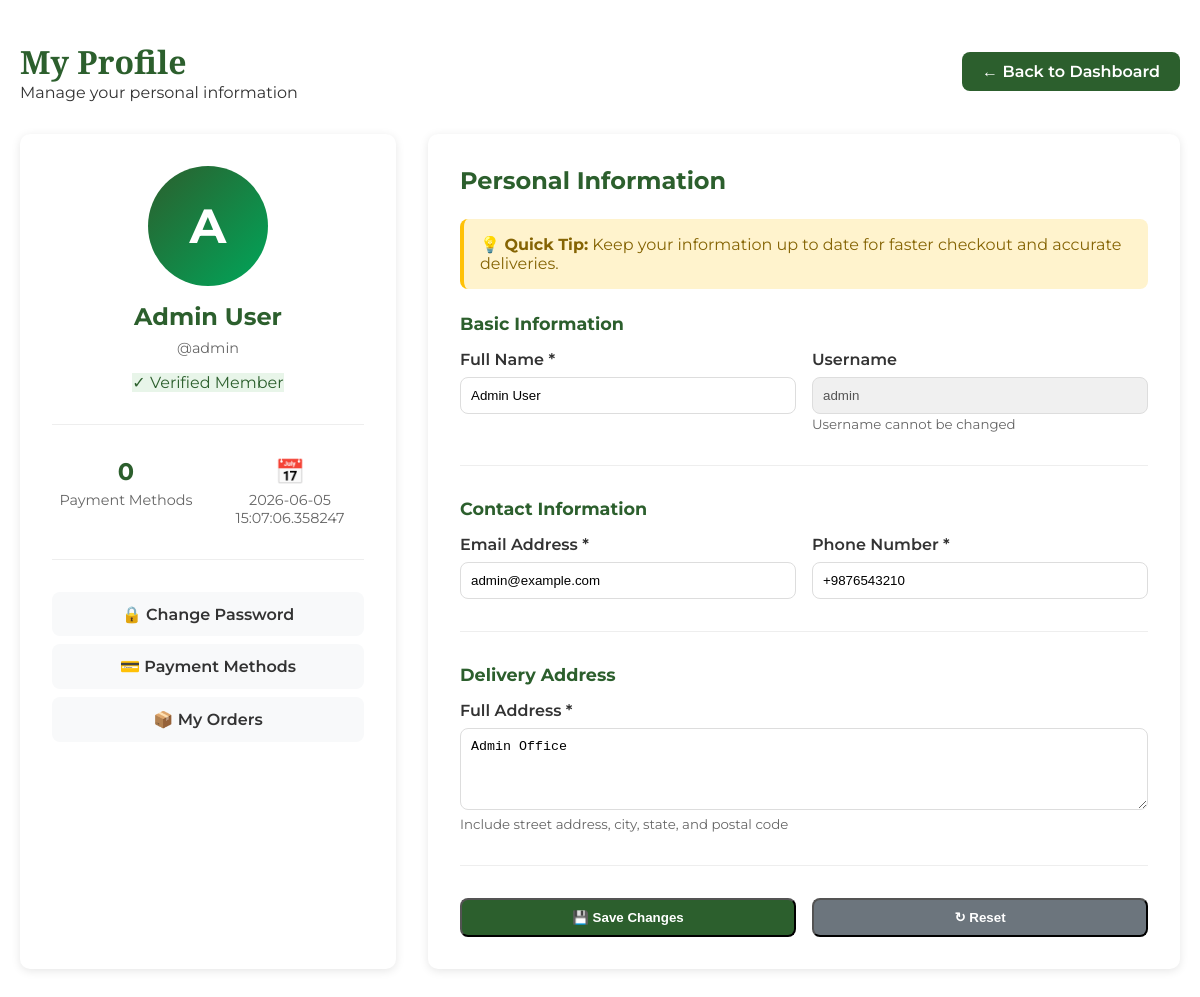
Screenshot of /profile (signed in) with the database file from the repository.
### index.py (models this page shows, shortened)
class User(db.Model):
    __tablename__ = 'users'
    id = db.Column(db.Integer, primary_key=True)
    username = db.Column(db.String(80), unique=True, nullable=False)
    email = db.Column(db.String(120), unique=True, nullable=False)
    password = db.Column(db.String(200), nullable=False)
    full_name = db.Column(db.String(100), nullable=False)
    phone = db.Column(db.String(20), nullable=False)
    address = db.Column(db.Text, nullable=False)
    created_at = db.Column(db.DateTime, default=datetime.utcnow)
    orders = db.relationship('Order', backref='user', lazy=True)
    payment_methods = db.relationship('PaymentMethod', backref='user', lazy=True)

### index.py (the view, shortened to what this page needs)
@app.route('/profile', methods=['GET', 'POST'])
def user_profile():
    if not session.get('user_logged_in'):
        flash('Please log in to access your profile.', 'error')
        return redirect(url_for('user_login'))
    user_id = session.get('user_id')
    user = User.query.get(user_id)
    if not user:
        flash('User not found.', 'error')
        return redirect(url_for('user_login'))
    return render_template('user_profile.html', user=user)

### index.py (called while the page is built)
@app.context_processor
def inject_datetime():
    return dict(datetime=datetime, timedelta=timedelta)

@app.context_processor
def inject_user():
    user = None
    if session.get('user_logged_in'):
        user_id = session.get('user_id')
        if user_id:
            user = User.query.get(user_id)
    return dict(user=user)

### templates/user_profile.html (shortened to what this page needs)
<!DOCTYPE html>
<html lang="en">
<head>
<link rel="stylesheet" href="https://cdnjs.cloudflare.com/ajax/libs/font-awesome/6.4.0/css/all.min.css">
</head>
<body>
<div class="container">
    <div class="profile-header">
        <div>
            <h1>My Profile</h1>
            <p>Manage your personal information</p>
        </div>
        <a href="{{ url_for('user_dashboard') }}" class="btn">← Back to Dashboard</a>
    </div>
    <div class="profile-container">
        <div class="profile-sidebar">
            <div class="profile-avatar">
                {{ user.full_name[0].upper() }}
            </div>
            <div class="profile-info">
                <h2>{{ user.full_name }}</h2>
                <p class="username">@{{ user.username }}</p>
                <span class="badge" style="background: #e8f5e9; color: #2c5f2d;">✓ Verified Member</span>
            </div>
            <div class="profile-stats">
                <div class="stat">
                    <div class="value">{{ user.payment_methods|length if user.payment_methods else 0 }}</div>
                    <div class="label">Payment Methods</div>
                </div>
                <div class="stat">
                    <div class="value">📅</div>
                    <div class="label">{{ user.created_at }}</div>
                </div>
            </div>
            <div class="profile-actions">
                <a href="{{ url_for('change_password') }}">🔒 Change Password</a>
                <a href="{{ url_for('payment_methods') }}">💳 Payment Methods</a>
                <a href="{{ url_for('my_orders') }}">📦 My Orders</a>
            </div>
        </div>
        <div class="profile-form">
            <h2>Personal Information</h2>
            <div class="save-notice">
                <strong>💡 Quick Tip:</strong> Keep your information up to date for faster checkout and accurate deliveries.
            </div>
            <form method="POST">
                <div class="form-section">
                    <h3>Basic Information</h3>
                    <div class="form-grid">
                        <div class="form-group">
                            <label>Full Name *</label>
                            <input type="text" name="full_name" value="{{ user.full_name }}" required>
                        </div>
                        <div class="form-group">
                            <label>Username</label>
                            <input type="text" value="{{ user.username }}" disabled style="background: #f0f0f0; cursor: not-allowed;">
                            <small style="color: #666;">Username cannot be changed</small>
                        </div>
                    </div>
                </div>
                <div class="form-section">
                    <h3>Contact Information</h3>
                    <div class="form-grid">
                        <div class="form-group">
                            <label>Email Address *</label>
                            <input type="email" name="email" value="{{ user.email }}" required>
                        </div>
                        <div class="form-group">
                            <label>Phone Number *</label>
                            <input type="tel" name="phone" value="{{ user.phone }}" required>
                        </div>
                    </div>
                </div>
                <div class="form-section">
                    <h3>Delivery Address</h3>
                    <div class="form-group">
                        <label>Full Address *</label>
                        <textarea name="address" rows="4" required>{{ user.address }}</textarea>
                        <small style="color: #666;">Include street address, city, state, and postal code</small>
                    </div>
                </div>
                <div style="display: flex; gap: 1rem;">
                    <button type="submit" class="btn" style="flex: 1;">💾 Save Changes</button>
                    <button type="reset" class="btn" style="flex: 1; background: #6c757d;">↻ Reset</button>
                </div>
            </form>
        </div>
    </div>
</div>
</body>
</html>

### templates/user_profile.html (style rules this page uses)
:root { --color-primary: 17,122,63; --color-primary-dark: 0,77,64; --font-heading: 'Playfair Display', serif; --font-body: 'Montserrat', sans-serif; }
* { box-sizing: border-box; margin: 0; padding: 0; }
body { font-family: var(--font-body); background: #fff; color: #333; }
.container { max-width: 1200px; margin: 40px auto; padding: 0 20px; }
.profile-header { display: flex; justify-content: space-between; align-items: center; margin-bottom: 2rem; }
.profile-header h1 { color: #2c5f2d; font-family: var(--font-heading); }
.btn { padding: 10px 20px; background: #2c5f2d; color: #fff; text-decoration: none; border-radius: 8px; font-weight: 600; transition: all 0.3s; }
.profile-container { display: grid; grid-template-columns: 1fr 2fr; gap: 2rem; }
.profile-sidebar, .profile-form { background: white; padding: 2rem; border-radius: 10px; box-shadow: 0 2px 10px rgba(0,0,0,0.1); }
.profile-avatar { width: 120px; height: 120px; background: linear-gradient(135deg, #2c5f2d, #00a65a); border-radius: 50%; display: flex; align-items: center; justify-content: center; font-size: 3rem; color: white; margin: 0 auto 1rem; font-weight: bold; }
.profile-info { text-align: center; }
.profile-info h2 { color: #2c5f2d; margin-bottom: 0.5rem; }
.profile-info .username { color: #666; font-size: 0.9rem; }
.profile-info .badge { display: inline-block; margin-top: 1rem; }
.profile-stats { display: grid; grid-template-columns: 1fr 1fr; gap: 1rem; margin-top: 2rem; padding-top: 2rem; border-top: 1px solid #eee; }
.stat { text-align: center; }
.stat .value { font-size: 1.5rem; font-weight: bold; color: #2c5f2d; }
.stat .label { font-size: 0.9rem; color: #666; margin-top: 0.3rem; }
.profile-actions { margin-top: 2rem; padding-top: 2rem; border-top: 1px solid #eee; }
.profile-actions a { display: block; padding: 0.8rem; background: #f8f9fa; border-radius: 8px; text-decoration: none; color: #333; margin-bottom: 0.5rem; transition: all 0.3s; text-align: center; font-weight: 600; }
.profile-form h2 { color: #2c5f2d; margin-bottom: 1.5rem; }
.form-section { margin-bottom: 2rem; padding-bottom: 2rem; border-bottom: 1px solid #eee; }
.form-section h3 { color: #2c5f2d; margin-bottom: 1rem; font-size: 1.1rem; }
.form-grid { display: grid; grid-template-columns: 1fr 1fr; gap: 1rem; }
.form-group label { display: block; margin-bottom: 0.5rem; font-weight: 600; }
.form-group input, .form-group textarea { width: 100%; padding: 10px; border-radius: 8px; border: 1px solid #ddd; outline: none; }
.save-notice { background: #fff3cd; padding: 1rem; border-radius: 8px; margin-bottom: 1.5rem; border-left: 4px solid #ffc107; color: #856404; }

### rows the page displays
User: full_name "A", full_name "Admin User", username "admin", created_at "2026-06-05 15:07:06.358247", email "admin@example.com", phone "+9876543210", address "Admin Office"

### other values shown
{{ user.payment_methods|length if user.payment_methods else 0 }} "0"
